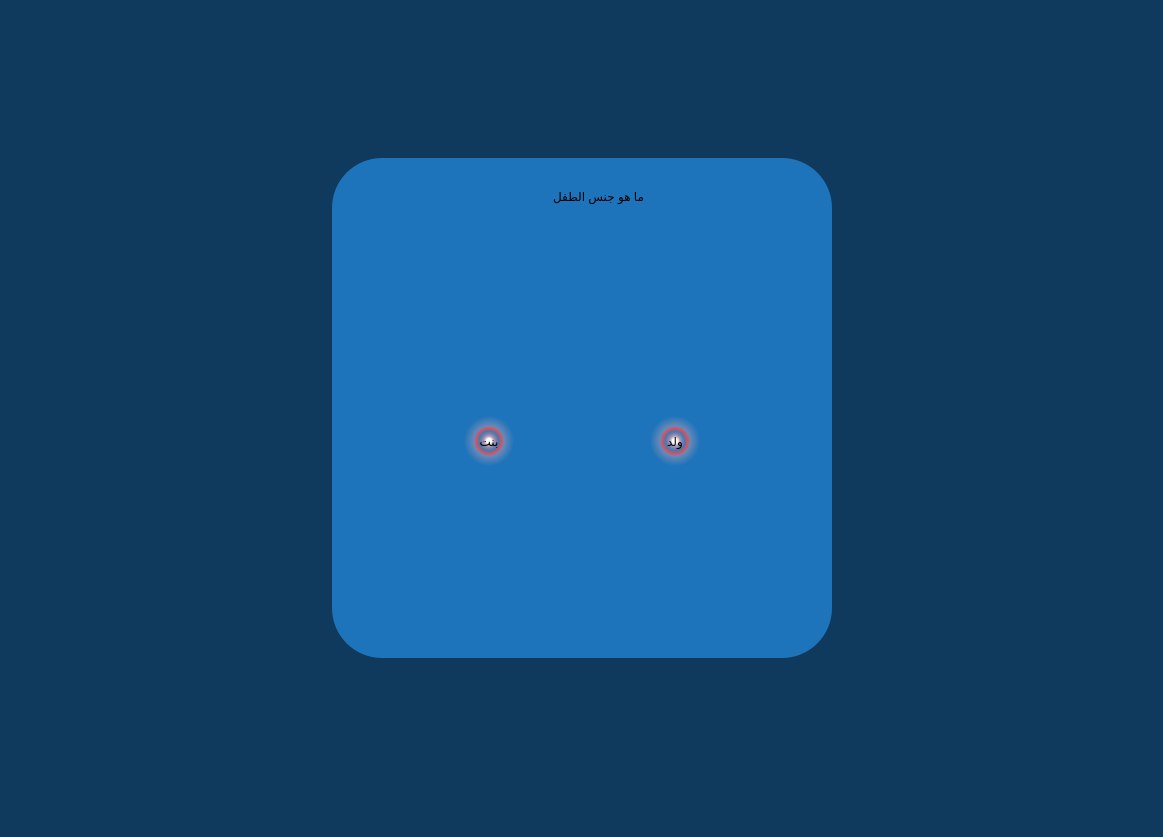
<?xml version="1.0" encoding="UTF-8"?>
<ui version="4.0">
 <class>father</class>
 <widget class="QMainWindow" name="father">
  <property name="geometry">
   <rect>
    <x>0</x>
    <y>0</y>
    <width>1163</width>
    <height>837</height>
   </rect>
  </property>
  <property name="windowTitle">
   <string>MainWindow</string>
  </property>
  <property name="styleSheet">
   <string notr="true">
background-color: rgb(15, 58, 93)
</string>
  </property>
  <widget class="QWidget" name="centralwidget">
   <layout class="QGridLayout" name="gridLayout">
    <item row="0" column="1">
     <spacer name="verticalSpacer">
      <property name="orientation">
       <enum>Qt::Vertical</enum>
      </property>
      <property name="sizeHint" stdset="0">
       <size>
        <width>20</width>
        <height>129</height>
       </size>
      </property>
     </spacer>
    </item>
    <item row="1" column="0">
     <spacer name="horizontalSpacer_2">
      <property name="orientation">
       <enum>Qt::Horizontal</enum>
      </property>
      <property name="sizeHint" stdset="0">
       <size>
        <width>314</width>
        <height>20</height>
       </size>
      </property>
     </spacer>
    </item>
    <item row="1" column="1">
     <widget class="QWidget" name="widget" native="true">
      <property name="minimumSize">
       <size>
        <width>500</width>
        <height>500</height>
       </size>
      </property>
      <property name="styleSheet">
       <string notr="true">background-color: rgb(30, 116, 186);
border-radius: 50px;</string>
      </property>
      <layout class="QGridLayout" name="gridLayout_2">
       <item row="3" column="3">
        <widget class="QPushButton" name="pushButton">
         <property name="minimumSize">
          <size>
           <width>50</width>
           <height>50</height>
          </size>
         </property>
         <property name="styleSheet">
          <string notr="true">font: 12pt &quot;Segoe UI&quot;;
font: 14pt &quot;Segoe UI&quot;;
background-color: qradialgradient(spread:pad, cx:0.5, cy:0.5, radius:0.5, fx:0.5, fy:0.5, stop:0 rgba(255, 255, 255, 255), stop:0.1 rgba(255, 255, 255, 255), stop:0.2 rgba(255, 176, 176, 167), stop:0.3 rgba(255, 151, 151, 92), stop:0.4 rgba(255, 125, 125, 51), stop:0.5 rgba(255, 76, 76, 205), stop:0.52 rgba(255, 76, 76, 205), stop:0.6 rgba(255, 180, 180, 84), stop:1 rgba(255, 255, 255, 0));
color: rgb(0, 0, 0);</string>
         </property>
         <property name="text">
          <string>ولد</string>
         </property>
        </widget>
       </item>
       <item row="3" column="2">
        <spacer name="horizontalSpacer_3">
         <property name="orientation">
          <enum>Qt::Horizontal</enum>
         </property>
         <property name="sizeHint" stdset="0">
          <size>
           <width>117</width>
           <height>20</height>
          </size>
         </property>
        </spacer>
       </item>
       <item row="2" column="2">
        <spacer name="verticalSpacer_4">
         <property name="orientation">
          <enum>Qt::Vertical</enum>
         </property>
         <property name="sizeHint" stdset="0">
          <size>
           <width>20</width>
           <height>40</height>
          </size>
         </property>
        </spacer>
       </item>
       <item row="1" column="2">
        <widget class="QLabel" name="label">
         <property name="minimumSize">
          <size>
           <width>0</width>
           <height>59</height>
          </size>
         </property>
         <property name="maximumSize">
          <size>
           <width>16777215</width>
           <height>16777215</height>
          </size>
         </property>
         <property name="styleSheet">
          <string notr="true">font: 18pt &quot;Segoe UI&quot;;</string>
         </property>
         <property name="text">
          <string>ما هو جنس الطفل</string>
         </property>
        </widget>
       </item>
       <item row="4" column="2">
        <spacer name="verticalSpacer_3">
         <property name="orientation">
          <enum>Qt::Vertical</enum>
         </property>
         <property name="sizeHint" stdset="0">
          <size>
           <width>20</width>
           <height>40</height>
          </size>
         </property>
        </spacer>
       </item>
       <item row="3" column="4">
        <spacer name="horizontalSpacer_4">
         <property name="orientation">
          <enum>Qt::Horizontal</enum>
         </property>
         <property name="sizeHint" stdset="0">
          <size>
           <width>40</width>
           <height>20</height>
          </size>
         </property>
        </spacer>
       </item>
       <item row="3" column="1">
        <widget class="QPushButton" name="pushButton_2">
         <property name="minimumSize">
          <size>
           <width>50</width>
           <height>50</height>
          </size>
         </property>
         <property name="styleSheet">
          <string notr="true">color: rgb(0, 0, 0);
background-color: qradialgradient(spread:pad, cx:0.5, cy:0.5, radius:0.5, fx:0.5, fy:0.5, stop:0 rgba(255, 255, 255, 255), stop:0.1 rgba(255, 255, 255, 255), stop:0.2 rgba(255, 176, 176, 167), stop:0.3 rgba(255, 151, 151, 92), stop:0.4 rgba(255, 125, 125, 51), stop:0.5 rgba(255, 76, 76, 205), stop:0.52 rgba(255, 76, 76, 205), stop:0.6 rgba(255, 180, 180, 84), stop:1 rgba(255, 255, 255, 0));
font: 14pt &quot;Segoe UI&quot;;</string>
         </property>
         <property name="text">
          <string>بنت</string>
         </property>
        </widget>
       </item>
       <item row="3" column="0">
        <spacer name="horizontalSpacer_5">
         <property name="orientation">
          <enum>Qt::Horizontal</enum>
         </property>
         <property name="sizeHint" stdset="0">
          <size>
           <width>40</width>
           <height>20</height>
          </size>
         </property>
        </spacer>
       </item>
      </layout>
     </widget>
    </item>
    <item row="1" column="2">
     <spacer name="horizontalSpacer">
      <property name="orientation">
       <enum>Qt::Horizontal</enum>
      </property>
      <property name="sizeHint" stdset="0">
       <size>
        <width>313</width>
        <height>20</height>
       </size>
      </property>
     </spacer>
    </item>
    <item row="2" column="1">
     <spacer name="verticalSpacer_2">
      <property name="orientation">
       <enum>Qt::Vertical</enum>
      </property>
      <property name="sizeHint" stdset="0">
       <size>
        <width>20</width>
        <height>129</height>
       </size>
      </property>
     </spacer>
    </item>
   </layout>
  </widget>
  <widget class="QMenuBar" name="menubar">
   <property name="geometry">
    <rect>
     <x>0</x>
     <y>0</y>
     <width>1163</width>
     <height>21</height>
    </rect>
   </property>
  </widget>
  <widget class="QStatusBar" name="statusbar"/>
 </widget>
 <resources/>
 <connections/>
</ui>
